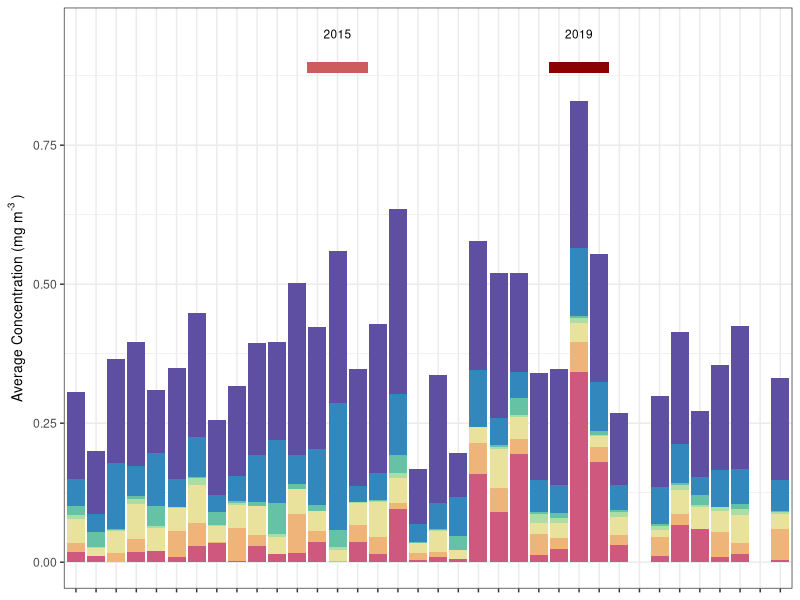
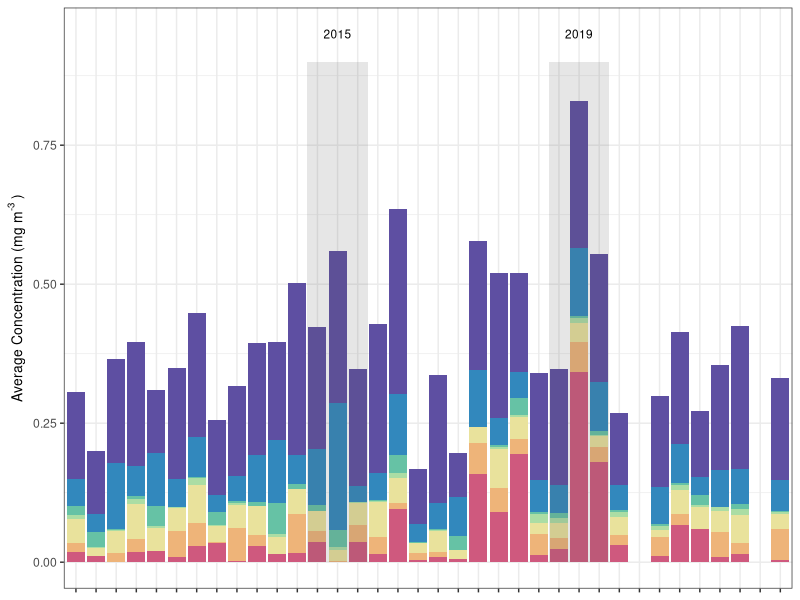
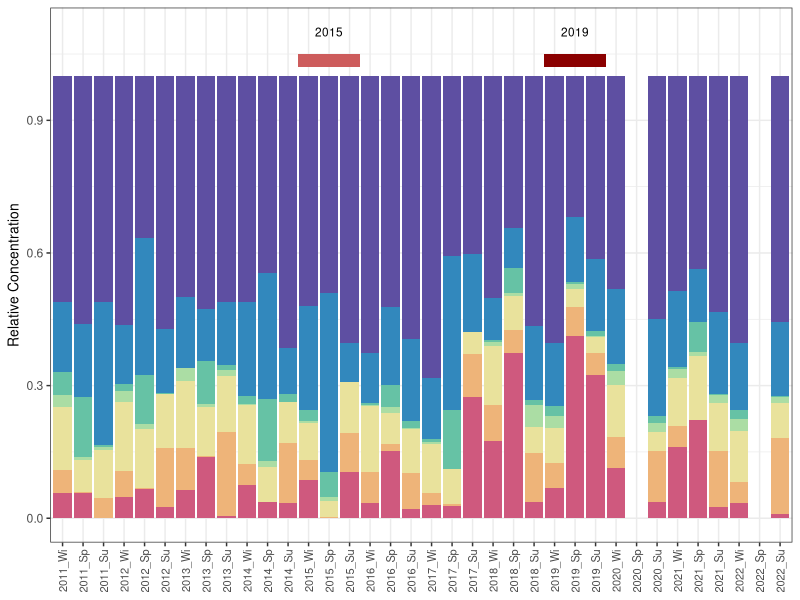
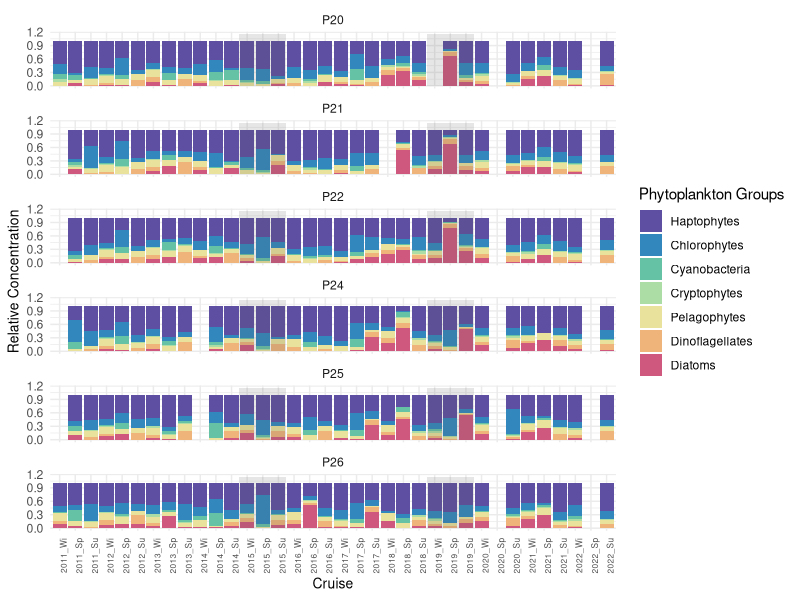
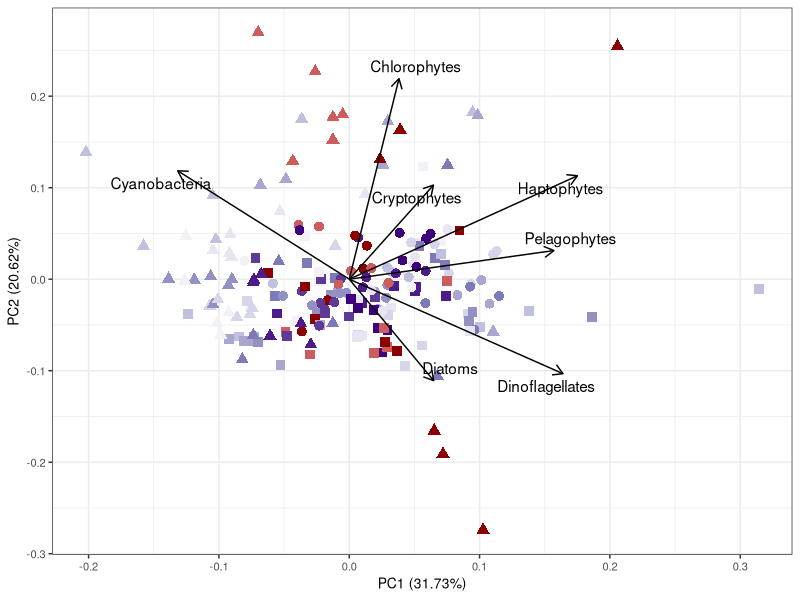
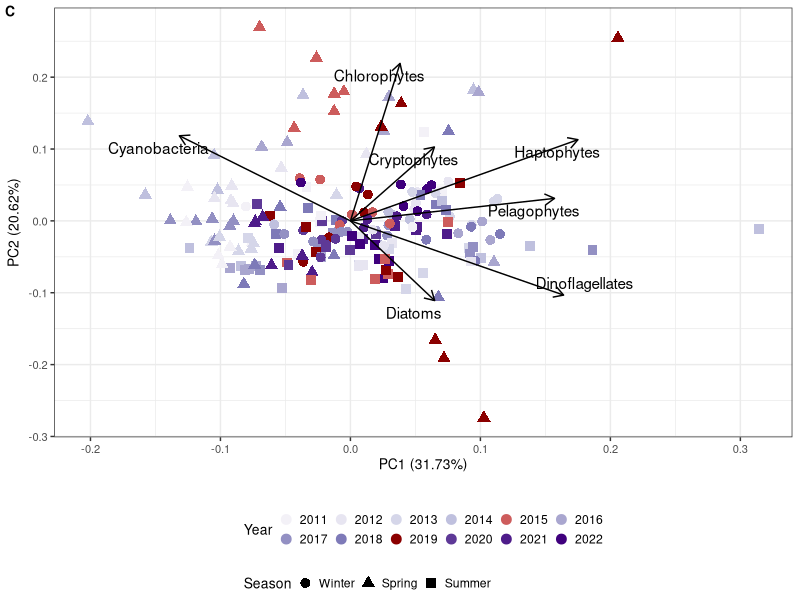
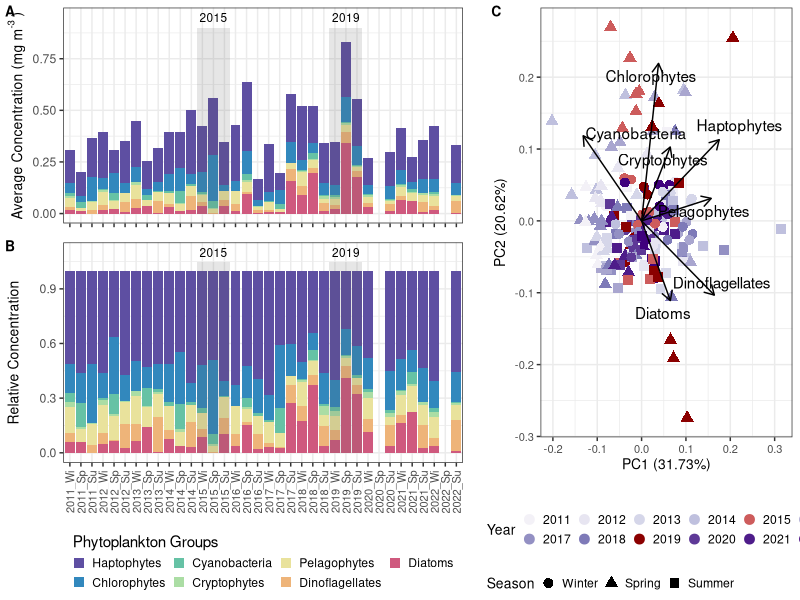
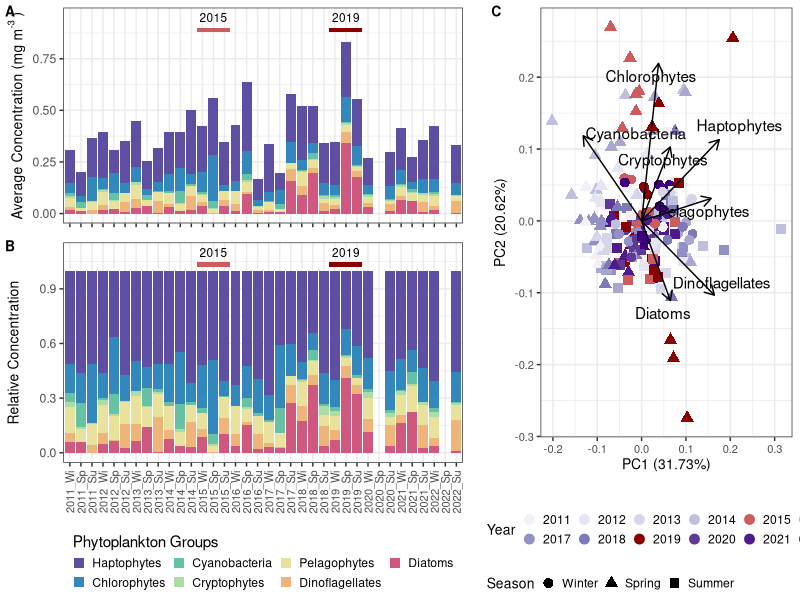

Recreate these plots in R, in order.
## ---- chunk 1
knitr::opts_chunk$set(echo = TRUE)

library(tidyverse)
library(data.table)
library(lubridate)
library(RColorBrewer)
library(colorspace)
library(ggsci)
library(cowplot)
library(ggpubr)
library(vegan)
library(ggfortify)

## ---- chunk 2
linep20_hplc0 <-tibble(read.csv("LineP-HPLC-data_wP20.csv", header = TRUE))

#select needed columns
linep20_hplc <- linep20_hplc0 %>% select(Year, Month, Season, Season_abb, Station, Station_Number, Cyanobacteria, Chlorophytes, Cryptophytes, Diatoms, Dinoflagellates, Pelagophytes, Haptophytes, Tchl_a)

#pivot
linep20_hplc_long = linep20_hplc %>% mutate(Cruise = paste(Year,Season_abb, sep = '_')) %>% pivot_longer(cols = "Cyanobacteria": "Tchl_a", names_to = "Phytoplankton_Group", values_to = "Concentration")

linep20_hplc_long$Season_abb = factor(linep20_hplc_long$Season_abb, levels = c("Wi","Sp","Su"))

linep20_hplc_long$Cruise = factor(linep20_hplc_long$Cruise, levels = c("2011_Wi", "2011_Sp", "2011_Su", "2012_Wi", "2012_Sp", "2012_Su", "2013_Wi", "2013_Sp",
"2013_Su", "2014_Wi", "2014_Sp", "2014_Su", "2015_Wi", "2015_Sp", "2015_Su", "2016_Wi","2016_Sp", "2016_Su", "2017_Wi", "2017_Sp", "2017_Su", "2018_Wi", "2018_Sp", "2018_Su","2019_Wi", "2019_Sp", "2019_Su", "2020_Wi", "2020_Sp", "2020_Su", "2021_Wi", "2021_Sp","2021_Su", "2022_Wi", "2022_Sp", "2022_Su"))

linep20_hplc_long$Phytoplankton_Group<-factor(linep20_hplc_long$Phytoplankton_Group, levels = c("Tchl_a","Haptophytes","Chlorophytes","Cyanobacteria","Cryptophytes","Pelagophytes","Dinoflagellates","Diatoms"))

spigcolors2=c("#5e4fa2","#3288bd","#66c2a5","#abdda4","#EDF7A3","#FDCA78","#d53e4f")

hplc_cols<-c("#5e4fa2","#3288bd","#66c2a5","#abdda4","#e9e29c","#eeb479","#cf597e")
  

#### get tChla averages for reporting in manuscript ####

tchla_ave<-linep20_hplc_long %>% 
  filter(Phytoplankton_Group == "Tchl_a") %>% 
  group_by(Phytoplankton_Group, Year, Month) %>% 
  summarise(mean = mean(Concentration, na.rm=TRUE)) 

tchla_ave_no2019<-linep20_hplc_long %>% 
  filter(Phytoplankton_Group == "Tchl_a") %>% 
  filter(Year != "2019") %>%
  group_by(Phytoplankton_Group, Month) %>% 
  summarise(mean = mean(Concentration, na.rm=TRUE)) 
## ---- chunk 3

#PERMANOVA to see if there a significant differences in pigment among stations
linep20_hplc_nm<-na.omit(linep20_hplc) %>% mutate(SampleID = paste(Station, Year, Month, sep = '_'))

adonis2(linep20_hplc_nm[7:13] ~ Station, data = linep20_hplc_nm) #R2 = 0.01082, p = 0.99
adonis2(linep20_hplc_nm[7:13] ~ Month, data = linep20_hplc_nm) #R2 = 0.13017, p = 0.001
adonis2(linep20_hplc_nm[7:13] ~ Month*Station, data = linep20_hplc_nm) #R2 = 0.17468, p = 0.001

#significant differences by month (and month*station), but not by station alone


## ---- chunk 4
#### phyto group averages for plotting ####

hplc_ave<-linep20_hplc_long %>% 
  filter(Phytoplankton_Group != "Tchl_a") %>% 
  group_by(Phytoplankton_Group, Cruise) %>% 
  summarise(mean = mean(Concentration, na.rm=TRUE)) 


hplcp20_ave0<-hplc_ave %>% ggplot(aes(y = mean, x = Cruise, fill = Phytoplankton_Group)) + geom_bar(stat = "Identity") + scale_fill_manual(values = hplc_cols, name = "Phytoplankton Groups")  + theme_bw() + theme(axis.text.x = element_text(angle = 90, size = 8, vjust = 0.5), axis.title.x = element_text(size = 10), axis.title.y = element_text(size = 10)) + theme(legend.position="NULL", legend.title.position = "top", legend.key.size = unit(0.2, 'cm'), axis.text.x = (element_blank()), axis.title.x = element_blank(), strip.background = element_blank(), plot.title = element_text(hjust = 0.5, size = 10)) + ylab(expression("Average Concentration (mg m"^"-3"~")"))

hplcp20_ave_line <- hplcp20_ave0 + annotate("rect", xmin = 12.5, xmax = 15.5, ymin =0.88, ymax = 0.90, fill = "indianred") + annotate("text", x = 14, y = 0.95, label = "2015", size = 3)  + annotate("rect", xmin = 24.5, xmax = 27.5, ymin =0.88, ymax = 0.90, fill = "darkred") + annotate("text", x = 26, y = 0.95, label = "2019", size = 3)

hplcp20_ave_line

hplcp20_ave_rect <- hplcp20_ave0 + annotate("rect", xmin = 12.5, xmax = 15.5, ymin =0, ymax = 0.90, alpha = 0.15) + annotate("text", x = 14, y = 0.95, label = "2015", size = 3)  + annotate("rect", xmin = 24.5, xmax = 27.5, ymin =0, ymax = 0.90, alpha = 0.15) + annotate("text", x = 26, y = 0.95, label = "2019", size = 3)

hplcp20_ave_rect

#plot with legend
hplcp20_relave0_leg<-hplc_ave %>%
  ggplot(aes(y = mean, x = Cruise, fill = Phytoplankton_Group)) + geom_bar(stat = "identity", position = "fill") + scale_fill_manual(values = hplc_cols, name = "Phytoplankton Groups")  + theme_bw() + theme(axis.text.x = element_text(angle = 90, size = 8, vjust = 0.5), axis.title.x = element_text(size = 10), axis.title.y = element_text(size = 10)) + theme(legend.position="bottom", legend.title.position = "top", legend.key.size = unit(0.3, 'cm'), plot.title = element_text(hjust = 0.5, size = 10), legend.box.margin=margin(-10,-10,-10,-10)) + ylab("Relative Concentration") + ylim(0,1.1)

hplc_leg <- get_legend(hplcp20_relave0_leg)

# Convert to a ggplot and print
hplc_legend<-as_ggplot(hplc_leg)

#plot without legend
hplcp20_relave0<-hplc_ave %>%
  ggplot(aes(y = mean, x = Cruise, fill = Phytoplankton_Group)) + geom_bar(stat = "identity", position = "fill") + scale_fill_manual(values = hplc_cols, name = "Phytoplankton Groups")  + theme_bw() + theme(axis.text.x = element_text(angle = 90, size = 8, vjust = 0.5), axis.title.x = element_blank(), axis.title.y = element_text(size = 10)) + theme(legend.position="NULL") + ylab("Relative Concentration") + ylim(0,1.1)

hplcp20_relave_rect <- hplcp20_relave0 + annotate("rect", xmin = 12.5, xmax = 15.5, ymin =0, ymax = 1.05, alpha = 0.15) + annotate("text", x = 14, y = 1.1, label = "2015", size = 3)  + annotate("rect", xmin = 24.5, xmax = 27.5, ymin =0, ymax = 1.05, alpha = 0.15) + annotate("text", x = 26, y = 1.1, label = "2019", size = 3)

hplcp20_relave_line <- hplcp20_relave0 + annotate("rect", xmin = 12.5, xmax = 15.5, ymin =1.02, ymax = 1.05, fill = "indianred") + annotate("text", x = 14, y = 1.1, label = "2015", size = 3)  + annotate("rect", xmin = 24.5, xmax = 27.5, ymin =1.02, ymax = 1.05, fill = "darkred") + annotate("text", x = 26, y = 1.1, label = "2019", size = 3)

hplcp20_relave_line
#ggsave("hplc_figs/hplcp20_ave.jpg", hplcp20_ave, width = 8, height = 3, units = "in")

hplc_bars_both<-plot_grid(hplcp20_ave_rect,hplcp20_relave_rect, hplc_legend, ncol = 1, align = "v", labels = c("A", "B",""), rel_heights = c(0.9, 1.1, 0.3), label_size = 10)

hplc_bars_both_line<-plot_grid(hplcp20_ave_line,hplcp20_relave_line, hplc_legend, ncol = 1, align = "v", labels = c("A", "B",""), rel_heights = c(0.9, 1.1, 0.3), label_size = 10)

# ggsave("hplc_figs/hplcp20_panel.pdf", hplc_bars_both, width = 8, height = 3, units = "in")

#plots we won't be using but are useful.

# hplcp20_un <- linep20_hplc_long %>% filter(Phytoplankton_Group != "Tchl_a") %>% ggplot(aes(y = Concentration, x = Cruise, fill = Phytoplankton_Group)) + geom_col() + theme_bw() + scale_fill_manual(values = hplc_cols, name = "Phytoplankton Groups") + theme(axis.text.x = element_text(angle = 90, size = 6), axis.title.x = element_text(size = 10), axis.title.y = element_text(size = 10)) + facet_wrap(~Station, ncol = 1) + theme(legend.position="NULL", legend.title.position = "top", legend.key.size = unit(0.2, 'cm'), axis.text.x = (element_blank()), axis.title.x = element_blank(), strip.background = element_blank()) + ylab(expression("Concentration (mg m"^"-3"~")")) 

# hplcp20 <- hplcp20_un + annotate("rect", xmin = 12.5, xmax = 15.5, ymin =0, ymax = 1.2, alpha = .2) + annotate("rect", xmin = 24.5, xmax = 27.5, ymin =0, ymax = 1.2, alpha = .2) 

#### possible supplemental figure - relative concentration by station ####
hplcp20_rel <- linep20_hplc_long %>% filter(Phytoplankton_Group != "Tchl_a") %>% ggplot(aes(y = Concentration, x = Cruise, fill = Phytoplankton_Group)) + geom_bar(stat = "identity", position = "fill") + theme_minimal() + scale_fill_manual(values = hplc_cols, name = "Phytoplankton Groups") + theme(axis.text.x = element_text(angle = 90, size = 6), axis.title.x = element_text(size = 10), axis.title.y = element_text(size = 10))  + facet_wrap(~Station, ncol = 1) + ylab("Relative Concentration")

hplcp20_rel + annotate("rect", xmin = 12.5, xmax = 15.5, ymin =0, ymax = 1.15, alpha = .15) + annotate("rect", xmin = 24.5, xmax = 27.5, ymin =0, ymax = 1.15, alpha = .15) 

# ggsave("hplc_figs/hplcp20_relconcentration.pdf", last_plot(), height = 8, width = 6, units = "in")

## ---- chunk 5

#ordination
linep20_hplc1<-linep20_hplc %>% mutate(SampleID = paste(Station, Year, Month, sep = '_')) %>% select(SampleID, Cyanobacteria, Chlorophytes, Cryptophytes, Diatoms, Dinoflagellates, Pelagophytes, Haptophytes)


linep20_hplc$Month<-factor(linep20_hplc$Month, levels = c("2", "6", "8"))
linep20_hplc$Year<-factor(linep20_hplc$Year, levels = c("2011", "2012", "2013","2014","2015","2016","2017","2018","2019","2020","2021","2022"))
linep20_hplc$Station = factor(linep20_hplc$Station, levels = c("P20","P21","P22","P24","P25","P26"))
linep20_hplc$Season = factor(linep20_hplc$Season, levels = c("Winter","Spring","Summer"))


linep20_hplc1<-as.data.frame(linep20_hplc1)

rownames(linep20_hplc1)<-linep20_hplc1$SampleID

linep20_hplc1<-linep20_hplc1 %>% select(!SampleID)

linep20_hplc_std<-decostand(linep20_hplc1, "standardize")

res.pca <- prcomp(na.omit(linep20_hplc1), scale = TRUE)

#max loadings haptos, pelagos, dinos, cyanos on pc1, chloros, diatoms, haptos, cyanos on pc2

summary(res.pca)

# #seasonal PCA
# autoplot(res.pca, data = na.omit(linep20_hplc), colour = 'Station', loadings = TRUE, loadings.label = TRUE, loadings.color ="black", loadings.label.color = "black", size = 3) + facet_grid("Month") + scale_color_brewer(palette = "Spectral") + theme_bw()  + theme(strip.background = element_blank())
# 
# #color-code the points by month
# month_hplc_pca<-autoplot(res.pca, data = na.omit(linep20_hplc), colour = 'Month', loadings = TRUE, loadings.label = TRUE, loadings.color = "black", loadings.label.color = "black", size = 3, loadings.label.repel = TRUE) + theme_bw() + theme(axis.text.x = element_text(size = 8),axis.text.y = element_text(size = 8), axis.title.x = element_text(size = 10), axis.title.y = element_text(size = 10)) + scale_color_manual(values = c("#5F5D9C","#58A399","#A4CE95"))

# #color-code the points by station
# station_hplc_pca<-autoplot(res.pca, data = na.omit(linep20_hplc), colour = 'Station', loadings = TRUE, loadings.label = TRUE, loadings.color = "black", loadings.label.color = "black", size = 3, loadings.label.repel = TRUE) + theme_bw() + theme(axis.text.x = element_text(size = 8),axis.text.y = element_text(size = 8), axis.title.x = element_text(size = 10), axis.title.y = element_text(size = 10)) + scale_color_brewer(palette = "Spectral")


MHWcols_full_BGCmatch_pigs<-c("#F3F1F7","#E7E5F1","#D5D6E9","#BFC0DE","indianred","#A9A6CF","#9390C3","#7E7AB8","darkred","#5E3997","#4E1C8A","#3F007D")


#color points by year
mhw_hplc_pca<-autoplot(res.pca, data = na.omit(linep20_hplc), colour = 'Year', shape = "Season", loadings = TRUE, loadings.label = TRUE, loadings.color = "black", loadings.label.color = "black", size = 3,loadings.label.repel = TRUE) + theme_bw() + scale_color_manual(values = MHWcols_full_BGCmatch_pigs) + guides(col=guide_legend(nrow=2, theme = theme(legend.byrow = TRUE))) + theme(axis.text.x = element_text(size = 8),axis.text.y = element_text(size = 8), axis.title.x = element_text(size = 10), axis.title.y = element_text(size = 10), legend.position = "bottom", legend.title = element_text(size = 10),legend.key.size = unit(0.3, 'cm'), legend.justification = 'center', legend.box = 'vertical', legend.box.just = 'left')

hplc_pca_leg <- get_legend(mhw_hplc_pca)

# Convert to a ggplot and print
hplc_pca_legend<-as_ggplot(hplc_pca_leg)

mhw_hplc_pca_nolgnd<-autoplot(res.pca, data = na.omit(linep20_hplc), colour = 'Year', shape = "Season", loadings = TRUE, loadings.label = TRUE, loadings.color = "black", loadings.label.color = "black", size = 3,loadings.label.repel = TRUE) + theme_bw() + scale_color_manual(values = MHWcols_full_BGCmatch_pigs) + theme(axis.text.x = element_text(size = 8),axis.text.y = element_text(size = 8), axis.title.x = element_text(size = 10), axis.title.y = element_text(size = 10), legend.position = "NULL")

mhw_hplc_pca_nolgnd


ord_side <- plot_grid(mhw_hplc_pca_nolgnd, NULL, hplc_pca_legend, nrow = 3, rel_heights = c(1,0.05,0.2), labels=c("C",""), label_size = 10, align = "v")

ord_side

## ---- chunk 6
#now attach ordination and transect lines with the HPLC bar plots - rectangles
hplc_avebars_ord<-plot_grid(hplc_bars_both, NULL, ord_side, ncol=3, rel_widths = c(1.5,0.05,1), align = "v")

hplc_avebars_ord

#save figures for manuscript
# ggsave("hplc_figs/hplc_avebars_ord.jpg", hplc_avebars_ord, width = 10, height = 6, units = "in")
# ggsave("hplc_figs/hplc_avebars_ord.pdf", hplc_avebars_ord, width = 10, height = 6, units = "in")

#now attach ordination and transect lines with the HPLC bar plots - rectangles
hplc_avebars_ord_line<-plot_grid(hplc_bars_both_line, NULL, ord_side, ncol=3, rel_widths = c(1.5,0.05,1), align = "v")

hplc_avebars_ord_line

#save figures for manuscript
# ggsave("hplc_figs/hplc_avebars_ord_lines.jpg", hplc_avebars_ord_line, width = 10, height = 6, units = "in")
# ggsave("hplc_figs/hplc_avebars_ord_lines.pdf", hplc_avebars_ord_line, width = 10, height = 6, units = "in")
